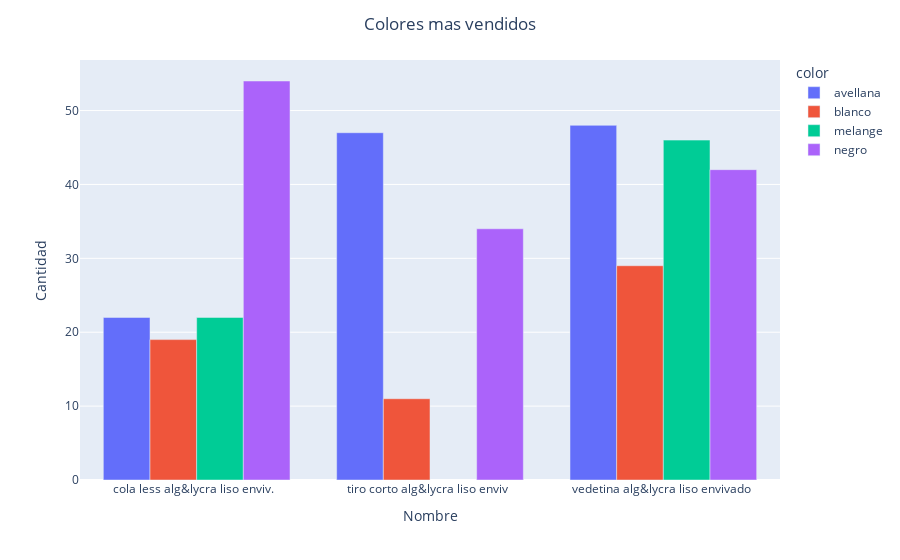

The code cell stored with this chart in its notebook:
### Code cell
only_top_3 = most_sold.copy()
names = most_sold_count['Nombre'].to_list()[:3]
colors_equal = only_top_3[only_top_3['name'].isin(names)]
colors_equal

colores = colors_equal.groupby(['name', 'color']).size()
colores = colores.to_frame().reset_index()
colores.rename(columns = {0:"Cantidad", "name":"Nombre"}, inplace = True)
fig = px.bar(colores, x="Nombre", y="Cantidad", color="color")
fig.update_layout(barmode='group', title_text = "Colores mas vendidos", title_x = 0.5)
fig.show()

### Figure 1 — Plotly figure (JSON) as saved in the notebook; plotly's stock layout.template omitted (floating-point values rounded to 4 significant figures)
{"data": [{"alignmentgroup": "True", "hovertemplate": "color=avellana<br>Nombre=%{x}<br>Cantidad=%{y}<extra></extra>", "legendgroup": "avellana", "marker": {"color": "#636efa", "pattern": {"shape": ""}}, "name": "avellana", "offsetgroup": "avellana", "orientation": "v", "showlegend": true, "textposition": "auto", "type": "bar", "x": ["cola less alg&lycra liso enviv.  ", "tiro corto alg&lycra liso enviv  ", "vedetina alg&lycra liso envivado "], "xaxis": "x", "y": [22, 47, 48], "yaxis": "y"}, {"alignmentgroup": "True", "hovertemplate": "color=blanco<br>Nombre=%{x}<br>Cantidad=%{y}<extra></extra>", "legendgroup": "blanco", "marker": {"color": "#EF553B", "pattern": {"shape": ""}}, "name": "blanco", "offsetgroup": "blanco", "orientation": "v", "showlegend": true, "textposition": "auto", "type": "bar", "x": ["cola less alg&lycra liso enviv.  ", "tiro corto alg&lycra liso enviv  ", "vedetina alg&lycra liso envivado "], "xaxis": "x", "y": [19, 11, 29], "yaxis": "y"}, {"alignmentgroup": "True", "hovertemplate": "color=melange<br>Nombre=%{x}<br>Cantidad=%{y}<extra></extra>", "legendgroup": "melange", "marker": {"color": "#00cc96", "pattern": {"shape": ""}}, "name": "melange", "offsetgroup": "melange", "orientation": "v", "showlegend": true, "textposition": "auto", "type": "bar", "x": ["cola less alg&lycra liso enviv.  ", "vedetina alg&lycra liso envivado "], "xaxis": "x", "y": [22, 46], "yaxis": "y"}, {"alignmentgroup": "True", "hovertemplate": "color=negro<br>Nombre=%{x}<br>Cantidad=%{y}<extra></extra>", "legendgroup": "negro", "marker": {"color": "#ab63fa", "pattern": {"shape": ""}}, "name": "negro", "offsetgroup": "negro", "orientation": "v", "showlegend": true, "textposition": "auto", "type": "bar", "x": ["cola less alg&lycra liso enviv.  ", "tiro corto alg&lycra liso enviv  ", "vedetina alg&lycra liso envivado "], "xaxis": "x", "y": [54, 34, 42], "yaxis": "y"}], "layout": {"barmode": "group", "legend": {"title": {"text": "color"}, "tracegroupgap": 0}, "margin": {"t": 60}, "title": {"text": "Colores mas vendidos", "x": 0.5}, "xaxis": {"anchor": "y", "domain": [0, 1], "title": {"text": "Nombre"}}, "yaxis": {"anchor": "x", "domain": [0, 1], "title": {"text": "Cantidad"}}}}
